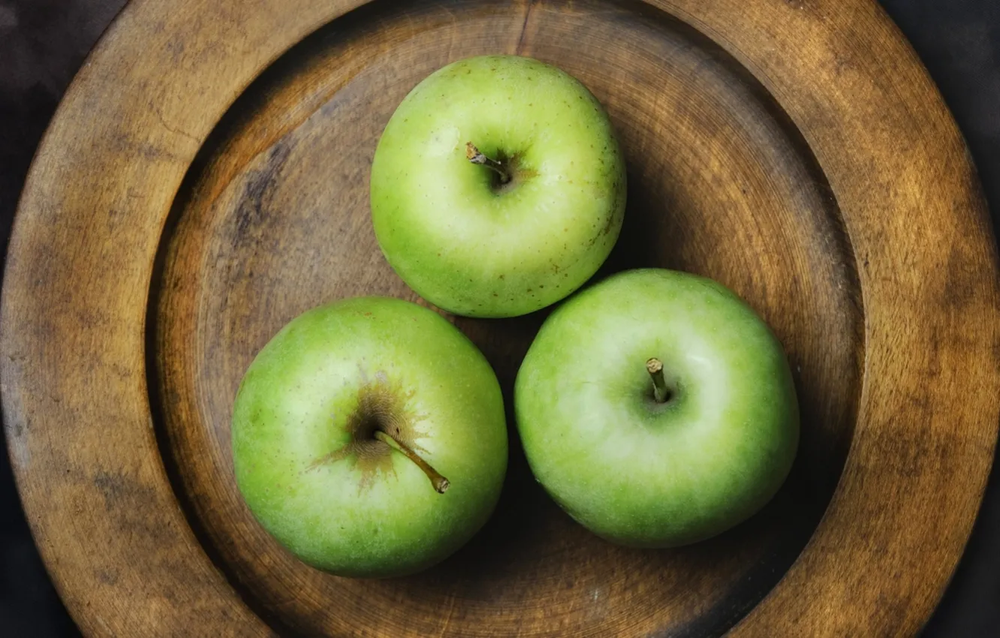
#> input picture Practice2/img1.png, 1000 x 638 px, shrunk from 1332 x 850 before the run
$ python 03_denoising.py
#> lines starting #> are read from the running program, lines starting #| are printed output that depends on the picture
import cv2
import numpy as np
import matplotlib.pyplot as plt
from skimage.metrics import peak_signal_noise_ratio as psnr
from skimage.metrics import structural_similarity as ssim

# ---------- Загрузка изображений ----------
img1 = cv2.imread('img1.png')            # 3 яблока
#> img1 is the input picture: shape (638, 1000, 3); mean B, G, R 60.6, 105.2, 115.7
img2 = cv2.imread('img2.png')            # цветок крупным планом
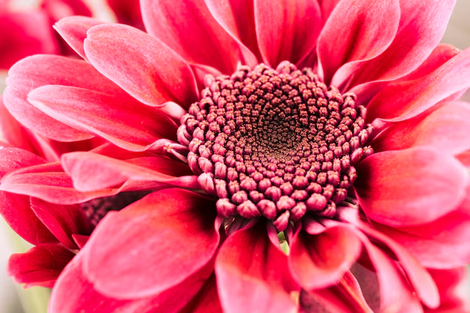
#> input picture Practice2/img2.png, 470 x 313 px, shrunk from 626 x 417 before the run
#> img2 is the input picture: shape (313, 470, 3); mean B, G, R 106.8, 80.1, 222.7
img1_rgb = cv2.cvtColor(img1, cv2.COLOR_BGR2RGB)
img2_rgb = cv2.cvtColor(img2, cv2.COLOR_BGR2RGB)

def show(images, titles, figsize=(16, 5), gray_cmap='gray'):
    n = len(images)
    fig, axes = plt.subplots(1, n, figsize=figsize)
    if n == 1: axes = [axes]
    for ax, im, t in zip(axes, images, titles):
        if im.ndim == 2:
            ax.imshow(im, cmap=gray_cmap)
        else:
            ax.imshow(im)
        ax.set_title(t, fontsize=11)
        ax.axis('off')
    plt.tight_layout()
    plt.show()

# ---------- 3.1 Добавление шума ----------
def add_gaussian_noise(img, sigma=25):
#> called with sigma = 25
    noise = np.random.normal(0, sigma, img.shape).astype(np.float32)
    return np.clip(img.astype(np.float32) + noise, 0, 255).astype(np.uint8)
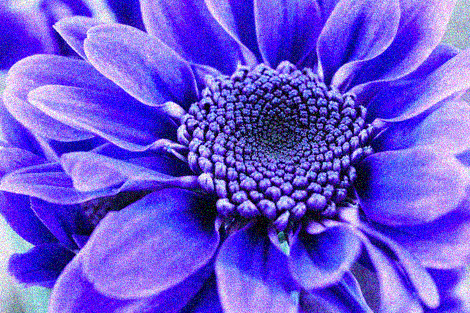
#> returned value: shape (313, 470, 3); mean of channels 0, 1, 2 216.1, 82.6, 106.9; drawn as B, G, R

def add_salt_pepper(img, amount=0.03):
#> called with amount = 0.04
    out = img.copy()
    n = int(amount * img.shape[0] * img.shape[1])
#> n = 5884
    ys = np.random.randint(0, img.shape[0], n)
    xs = np.random.randint(0, img.shape[1], n)
    out[ys[:n//2], xs[:n//2]] = 255          # соль
    out[ys[n//2:], xs[n//2:]] = 0            # перец
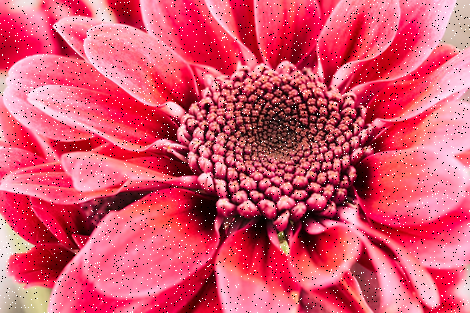
#> out: shape (313, 470, 3); mean R, G, B 218.9, 81.9, 107.5
    return out

clean_img = cv2.cvtColor(img2, cv2.COLOR_BGR2RGB)
noisy_g   = add_gaussian_noise(clean_img, sigma=25)
noisy_sp  = add_salt_pepper(clean_img, amount=0.04)

# ---------- 3.2 Методы денойзинга ----------
def denoise_all(noisy):
    return {
        'Gaussian': cv2.GaussianBlur(noisy, (5, 5), 0),
        'Median'  : cv2.medianBlur(noisy, 5),
        'Bilateral': cv2.bilateralFilter(noisy, 9, 75, 75),
        'NLM'      : cv2.fastNlMeansDenoisingColored(noisy, None, 10, 10, 7, 21)
    }

res_g  = denoise_all(noisy_g)
#> res_g = 4 items
res_sp = denoise_all(noisy_sp)
#> res_sp = 4 items

# ---------- 3.3 Оценка качества ----------
def score(ref, test):
    p = psnr(ref, test)
    s = ssim(ref, test, channel_axis=2, data_range=255)
    return p, s

print('=== Шум Гаусса (σ=25) ===')
print(f"{'Метод':<12}{'PSNR':>8}{'SSIM':>8}")
for name, im in res_g.items():
    p, s = score(clean_img, im)
    print(f'{name:<12}{p:8.2f}{s:8.4f}')
#> this loop made 4 passes
#> (name, p, s) on passes 1 to 4: ('Gaussian', 24.72, 0.785), ('Median', 23.44, 0.766), ('Bilateral', 26.86, 0.815), ('NLM', 23.71, 0.686)
#| Gaussian       24.72  0.7847
#| Median         23.44  0.7663
#| Bilateral      26.86  0.8150
#| NLM            23.71  0.6863

print('\n=== Соль и перец (4%) ===')
print(f"{'Метод':<12}{'PSNR':>8}{'SSIM':>8}")
for name, im in res_sp.items():
    p, s = score(clean_img, im)
    print(f'{name:<12}{p:8.2f}{s:8.4f}')
#> this loop made 4 passes
#> (name, p, s) on passes 1 to 4: ('Gaussian', 24.38, 0.74), ('Median', 24.34, 0.88), ('Bilateral', 18.52, 0.54), ('NLM', 18.58, 0.549)
#| Gaussian       24.38  0.7401
#| Median         24.34  0.8804
#| Bilateral      18.52  0.5404
#| NLM            18.58  0.5489

# Визуализация
show([clean_img, noisy_g, res_g['Gaussian'], res_g['Median'],
      res_g['Bilateral'], res_g['NLM']],
     ['Оригинал', 'Гауссов шум', 'Gaussian blur', 'Median blur',
      'Bilateral', 'NLM (fastNlMeans)'], figsize=(18, 4))
#> in show, `n = len(images)`: n = 6
#> the loop in show, `for ax, im, t in zip(axes, images, titles):` made 6 passes
#> t on passes 1 to 6: 'Оригинал', 'Гауссов шум', 'Gaussian blur', 'Median blur', 'Bilateral', 'NLM (fastNlMeans)'
#> in show, `plt.show()`:
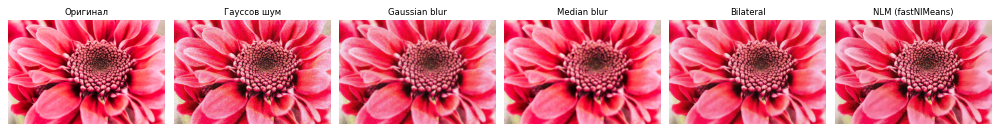
#> figure drawn by matplotlib, 6 panels

show([clean_img, noisy_sp, res_sp['Gaussian'], res_sp['Median'],
      res_sp['Bilateral'], res_sp['NLM']],
     ['Оригинал', 'Соль и перец', 'Gaussian blur', 'Median blur',
      'Bilateral', 'NLM'], figsize=(18, 4))
#> the loop in show (call 2), `for ax, im, t in zip(axes, images, titles):` made 6 passes
